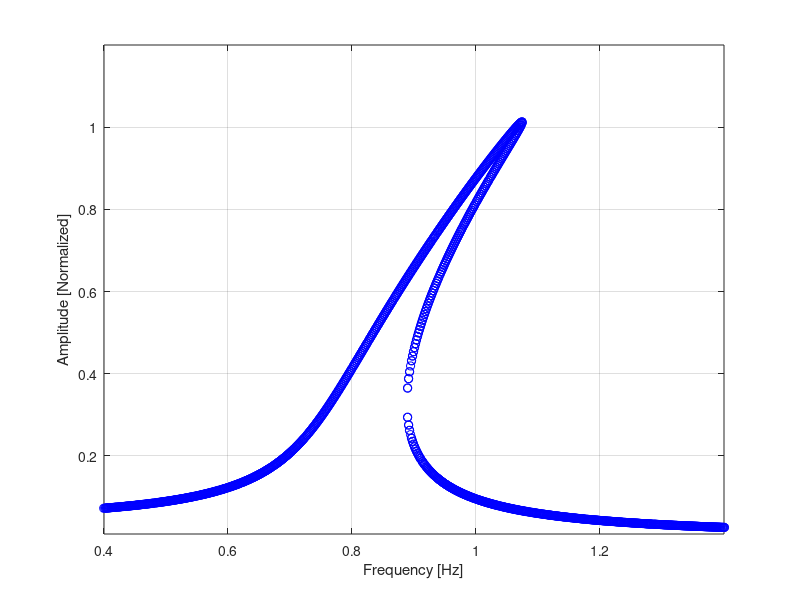

This figure's MATLAB source:
% Response computing via Harmonic Balance Method

% Frequency array
wi = 0 % Initial frequency [rad/s]
wf = 10 % Final frequency [rad/s]
dw = 0.01 % Frequency increment [rad/s]
w_hb = wi:dw:wf % Frequency array [rad/s]
w_hz_hb = w_hb/(2*pi) % Frequency array [rad/s]

% Mass
m = 1; # [kg]

% Linear stiffness
k = 25; # [N/m]

% Nonlinear stiffness
knl = 25; # [N/m^3]

% Damping
c = 0.2; # [N.s/m]

% Excitation amplitude
Y_low = 0.1; % [N]
Y_high = sqrt(2); % [N]

Y = Y_high;

a = 1;
b = 1;
XX = zeros(6,length(w_hb));
X = zeros(6,length(w_hb));

for j = 1:length(w_hb)
    % Polynomial solution (roots computing)
    coefs = [(9/16)*knl.^2,0,(3*k*knl-3*knl*m*w_hb(j).^2)/2,0,(m*m*(w_hb(j).^4)-2*k*m*(w_hb(j).^2)+c*c*(w_hb(j).^2)+k*k),0,-Y*Y];
    X(:,j) = roots(coefs);
    for i = 1:size(X,1)
        if isreal(X(i,j)) == 1
            XX(a,b) = X(i,j);
            a = a+1;
        endif
    endfor   
    if a>1
        b = b+1;
    endif
    a = 1;
endfor

XX = abs(XX);

clear X
X = zeros(6,length(w_hb));

for z =1:length(w_hb)
    aux = unique(XX(:,z));
    X(1:length(aux),z) = aux;
endfor

H = abs(X)/Y;

% Visualization

figure()
for i =1:6
  plot(transpose(w_hb)./(2*pi),(abs(H(i,:)))./max(abs(H(2,:))),'ob');
  hold on;
endfor  
ylim([0.01 1.2])
xlim([0.4 1.4])
grid on;
hold off;
xlabel('Frequency [Hz]')
ylabel('Amplitude [Normalized]')
%xlim([0.4 1.4])